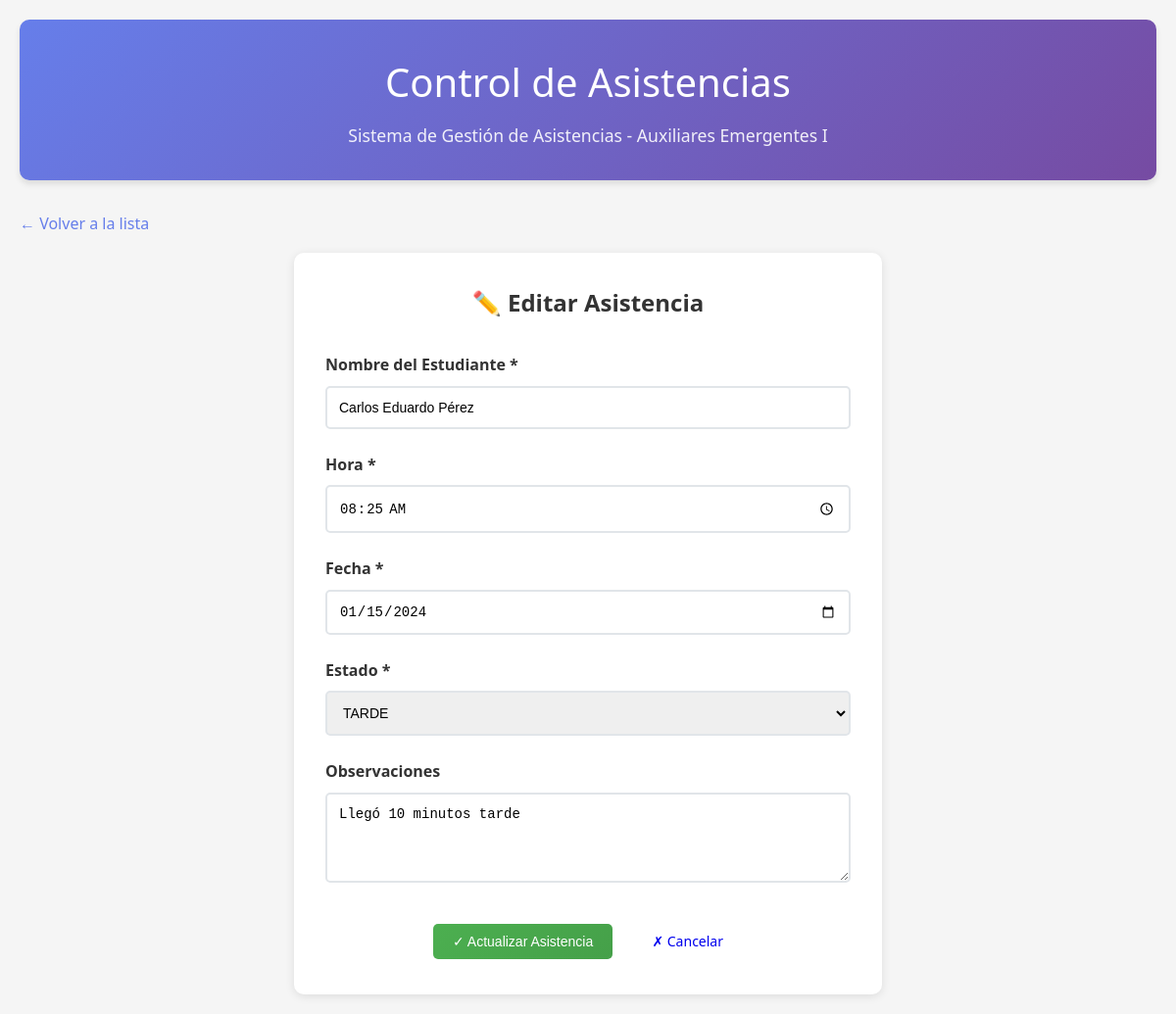
Screenshot of /index.php?action=edit&id=2 with the database file from the repository.
### tables this page shows
CREATE TABLE IF NOT EXISTS asistencias (
    id BIGINT AUTO_INCREMENT PRIMARY KEY,
    estudiante VARCHAR(255) NOT NULL,
    hora TIME NOT NULL,
    fecha DATE NOT NULL,
    estado ENUM('PRESENTE', 'AUSENTE', 'TARDE', 'JUSTIFICADO') DEFAULT 'PRESENTE',
    observaciones TEXT,
    created_at TIMESTAMP DEFAULT CURRENT_TIMESTAMP,
    updated_at TIMESTAMP DEFAULT CURRENT_TIMESTAMP ON UPDATE CURRENT_TIMESTAMP
);

### models/Asistencia.php (called while the page is built, shortened)
<?php
require_once 'config/database.php';
class Asistencia {
    private $conn;
    private $table_name = "asistencias";
    public $id;
    public function __construct() {
        $database = new Database();
        $this->conn = $database->getConnection();
    }
    public function readOne() {
        $query = "SELECT * FROM " . $this->table_name . " WHERE id = ? LIMIT 0,1";
        $stmt = $this->conn->prepare($query);
        $stmt->bindParam(1, $this->id);
        $stmt->execute();
        $row = $stmt->fetch(PDO::FETCH_ASSOC);
        if($row) {
            $this->estudiante = $row['estudiante'];
            $this->hora = $row['hora'];
            $this->fecha = $row['fecha'];
            $this->estado = $row['estado'];
            $this->observaciones = $row['observaciones'];
            return true;
        }
        return false;
    }
}
?>

### config/database.php (called while the page is built, shortened)
<?php
class Database {
    private $host = 'localhost';
    private $db_name = 'asistencias_db';
    private $username = 'root';
    private $password = '';
    public function getConnection() {
        $this->conn = null;
        try {
            $this->conn = new PDO("mysql:host=" . $this->host . ";dbname=" . $this->db_name,
                                $this->username, $this->password);
            $this->conn->exec("set names utf8");
            $this->conn->setAttribute(PDO::ATTR_ERRMODE, PDO::ERRMODE_EXCEPTION);
        } catch(PDOException $exception) {
            echo "Error de conexión: " . $exception->getMessage();
        }
        return $this->conn;
    }
}
?>

### views/asistencias/edit.php (the view, shortened to what this page needs)
<?php
include 'views/layout/header.php';
?>
<a href="index.php" class="back-link">← Volver a la lista</a>
<div class="form-container">
    <h2 style="text-align: center; margin-bottom: 2rem; color: #333;">✏️ Editar Asistencia</h2>
    <form method="POST" action="index.php?action=update&id=<?php echo $this->asistencia->id; ?>">
        <div class="form-group">
            <label for="estudiante">Nombre del Estudiante *</label>
            <input type="text" id="estudiante" name="estudiante" class="form-control"
                   value="<?php echo htmlspecialchars($this->asistencia->estudiante); ?>" required>
        </div>
        <div class="form-group">
            <label for="hora">Hora *</label>
            <input type="time" id="hora" name="hora" class="form-control"
                   value="<?php echo $this->asistencia->hora; ?>" required>
        </div>
        <div class="form-group">
            <label for="fecha">Fecha *</label>
            <input type="date" id="fecha" name="fecha" class="form-control"
                   value="<?php echo $this->asistencia->fecha; ?>" required>
        </div>
        <div class="form-group">
            <label for="estado">Estado *</label>
            <select id="estado" name="estado" class="form-control" required>
                <option value="TARDE" <?php echo ($this->asistencia->estado == 'TARDE') ? 'selected' : ''; ?>>TARDE</option>
            </select>
        </div>
        <div class="form-group">
            <label for="observaciones">Observaciones</label>
            <textarea id="observaciones" name="observaciones" class="form-control"
                      rows="4"><?php echo htmlspecialchars($this->asistencia->observaciones); ?></textarea>
        </div>
        <div style="text-align: center; margin-top: 2rem;">
            <button type="submit" class="btn btn-success" style="margin-right: 1rem;">
                ✓ Actualizar Asistencia
            </button>
            <a href="index.php" class="btn btn-secondary">
                ✗ Cancelar
            </a>
        </div>
    </form>
</div>
<?php include 'views/layout/footer.php'; ?>

### assets/css/style.css (style rules this page uses)
* { margin: 0; padding: 0; box-sizing: border-box; }
body { font-family: "Segoe UI", Tahoma, Geneva, Verdana, sans-serif; background-color: #f5f5f5; color: #333; line-height: 1.6; }
.btn { padding: 10px 20px; border: none; border-radius: 5px; cursor: pointer; text-decoration: none; display: inline-block; font-size: 14px; font-weight: 500; transition: all 0.3s ease; text-align: center; }
.btn-success { background: linear-gradient(135deg, #4caf50 0%, #45a049 100%); color: white; }
.form-container { background: white; border-radius: 10px; padding: 2rem; box-shadow: 0 2px 10px rgba(0, 0, 0, 0.1); max-width: 600px; margin: 0 auto; }
.form-group { margin-bottom: 1.5rem; }
.form-group label { display: block; margin-bottom: 0.5rem; font-weight: 600; color: #333; }
.form-control { width: 100%; padding: 12px; border: 2px solid #e1e5e9; border-radius: 5px; font-size: 14px; transition: border-color 0.3s ease; }
.back-link { display: inline-block; margin-bottom: 1rem; color: #667eea; text-decoration: none; font-weight: 500; }

### rows the page displays
asistencias: estudiante "Carlos Eduardo Pérez", hora "08:25:00", fecha "01/15/2024", estado "TARDE", observaciones "Llegó 10 minutos tarde"
